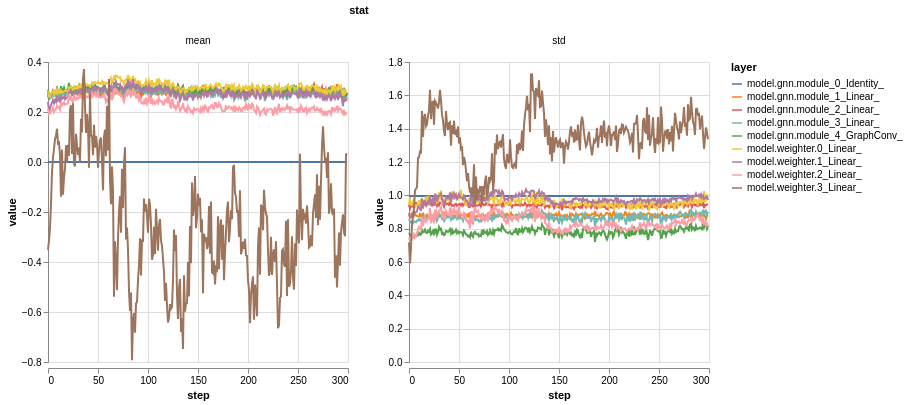

Write notebook code for a chart like this one.
### Code cell
stats = pl.from_dicts(activation_stats.stats)#.filter(pl.col('step') < 3)
(
    alt.Chart(stats)
    .mark_line()
    .encode(
        x='step',
        y=alt.Y('value'),
        color='layer',
        # color='layer:O',
    )
    .facet(
        column='stat',
    )
    .resolve_scale(
        y='independent',
    )
)

### Figure 1 — Vega specification as saved in the notebook (floating-point values rounded to 4 significant figures; data arrays with more than 128 entries replaced by an {"elided": "..."} marker saying what was removed)
{"$schema": "https://vega.github.io/schema/vega/v5.json", "data": [{"name": "source_0", "values": {"elided": "5400 records"}}, {"name": "column_domain", "values": [{"stat": "mean", "count": 2700}, {"stat": "std", "count": 2700}]}, {"name": "source_0_x_domain_step", "values": [{"min": 0, "max": 299}]}, {"name": "source_0_color_domain_layer", "values": [{"layer": "model.gnn.module_0_Identity_"}, {"layer": "model.gnn.module_1_Linear_"}, {"layer": "model.gnn.module_2_Linear_"}, {"layer": "model.gnn.module_3_Linear_"}, {"layer": "model.gnn.module_4_GraphConv_"}, {"layer": "model.weighter.0_Linear_"}, {"layer": "model.weighter.1_Linear_"}, {"layer": "model.weighter.2_Linear_"}, {"layer": "model.weighter.3_Linear_"}]}], "signals": [{"name": "child_width", "value": 300}, {"name": "child_height", "value": 300}], "marks": [{"type": "group", "name": "column-title", "title": {"text": "stat", "offset": 10, "style": "guide-title"}, "role": "column-title"}, {"type": "group", "name": "column_header", "from": {"data": "column_domain"}, "sort": {"field": "datum[\"stat\"]", "order": "ascending"}, "encode": {"update": {"width": {"signal": "child_width"}}}, "title": {"text": {"signal": "isValid(parent[\"stat\"]) ? parent[\"stat\"] : \"\"+parent[\"stat\"]"}, "offset": 10, "frame": "group", "style": "guide-label"}, "role": "column-header"}, {"type": "group", "name": "column_footer", "from": {"data": "column_domain"}, "sort": {"field": "datum[\"stat\"]", "order": "ascending"}, "encode": {"update": {"width": {"signal": "child_width"}}}, "axes": [{"scale": "x", "labelOverlap": true, "title": "step", "labelFlush": true, "tickCount": {"signal": "ceil(child_width/40)"}, "grid": false, "orient": "bottom", "zindex": 0}], "role": "column-footer"}, {"type": "group", "name": "cell", "from": {"facet": {"data": "source_0", "name": "facet", "groupby": ["stat"]}}, "sort": {"field": ["datum[\"stat\"]"], "order": ["ascending"]}, "encode": {"update": {"height": {"signal": "child_height"}, "width": {"signal": "child_width"}}}, "data": [{"name": "facet_child_y_domain_value_3", "source": "facet", "transform": [{"type": "formula", "expr": "+datum['value']", "as": "value"}, {"type": "aggregate", "groupby": [], "fields": ["value", "value"], "ops": ["min", "max"], "as": ["min", "max"]}]}], "marks": [{"type": "group", "name": "child_pathgroup", "from": {"facet": {"data": "facet", "name": "faceted_path_child_main", "groupby": ["layer"]}}, "encode": {"update": {"height": {"field": {"signal": null, "datum": null, "group": "height", "parent": null}}, "width": {"field": {"signal": null, "datum": null, "group": "width", "parent": null}}}}, "marks": [{"type": "line", "name": "child_marks", "from": {"data": "faceted_path_child_main"}, "sort": {"field": "x"}, "encode": {"update": {"stroke": {"field": "layer", "scale": "color"}, "defined": {"signal": "isValid(datum[\"step\"]) && isFinite(+datum[\"step\"]) && isValid(datum[\"value\"]) && isFinite(+datum[\"value\"])"}, "x": {"field": "step", "scale": "x"}, "y": {"field": "value", "scale": "child_y"}}}, "style": ["line"]}]}], "scales": [{"name": "child_y", "type": "linear", "domain": [{"signal": "(data(\"facet_child_y_domain_value_3\")[0] || {}).min"}, {"signal": "(data(\"facet_child_y_domain_value_3\")[0] || {}).max"}], "range": [{"signal": "child_height"}, 0], "zero": true, "nice": true}], "axes": [{"scale": "x", "domain": false, "zindex": 0, "gridScale": "child_y", "maxExtent": 0, "tickCount": {"signal": "ceil(child_width/40)"}, "ticks": false, "minExtent": 0, "aria": false, "labels": false, "orient": "bottom", "grid": true}, {"scale": "child_y", "orient": "left", "gridScale": "x", "tickCount": {"signal": "ceil(child_height/40)"}, "maxExtent": 0, "minExtent": 0, "grid": true, "domain": false, "zindex": 0, "ticks": false, "labels": false, "aria": false}, {"scale": "child_y", "grid": false, "labelOverlap": true, "zindex": 0, "orient": "left", "title": "value", "tickCount": {"signal": "ceil(child_height/40)"}}], "style": "cell"}], "scales": [{"name": "x", "type": "linear", "domain": [{"signal": "(data(\"source_0_x_domain_step\")[0] || {}).min"}, {"signal": "(data(\"source_0_x_domain_step\")[0] || {}).max"}], "range": [0, {"signal": "child_width"}], "nice": true, "zero": false}, {"name": "color", "type": "ordinal", "domain": {"data": "source_0_color_domain_layer", "field": "layer", "sort": true}, "range": "category"}], "padding": 5, "legends": [{"stroke": "color", "symbolType": "stroke", "title": "layer"}], "background": "white", "layout": {"padding": 20, "offset": {"columnTitle": 10}, "columns": {"signal": "length(data('column_domain'))"}, "bounds": "full", "align": "all"}}
